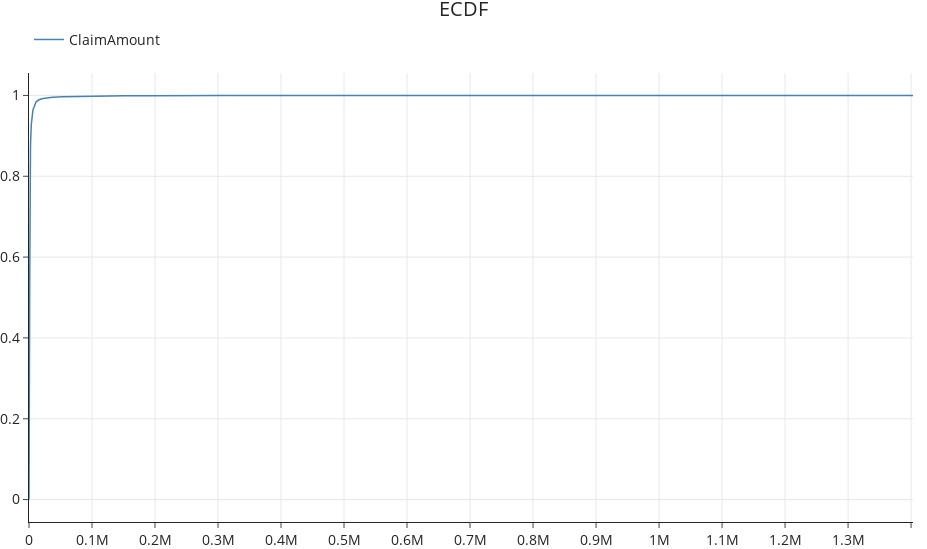

The notebook cell this image was saved under:
### Code cell
s = pd.Series(sev_cdf.y[idx], index=pd.Index(sev_cdf.x[idx]))
plot_ts(s, engine="plotly", name="ClaimAmount", title="ECDF")

### Figure 1 — Plotly figure (JSON) as saved in the notebook; plotly's stock layout.template omitted (floating-point values rounded to 4 significant figures; data arrays with more than 128 entries replaced by an {"elided": "..."} marker saying what was removed)
{"data": [{"legendgroup": "ClaimAmount", "line": {"color": "steelblue", "width": 1.5}, "name": "ClaimAmount", "opacity": 1, "showlegend": true, "type": "scatter", "x": {"elided": "10000 float values"}, "xaxis": "x", "y": {"elided": "10000 float values"}, "yaxis": "y"}], "layout": {"font": {"size": 14}, "height": 549, "hovermode": "x unified", "legend": {"orientation": "h", "x": 0, "xanchor": "left", "y": 1.074, "yanchor": "middle"}, "margin": {"b": 0, "l": 0, "r": 0, "t": 73}, "showlegend": true, "title": {"text": "ECDF", "x": 0.5, "y": 0.9967, "yanchor": "top"}, "width": 927, "xaxis": {"anchor": "y", "domain": [0, 1], "nticks": 20, "showgrid": true}, "yaxis": {"anchor": "x", "domain": [0, 1], "nticks": 10, "showgrid": true, "type": "linear"}}}
